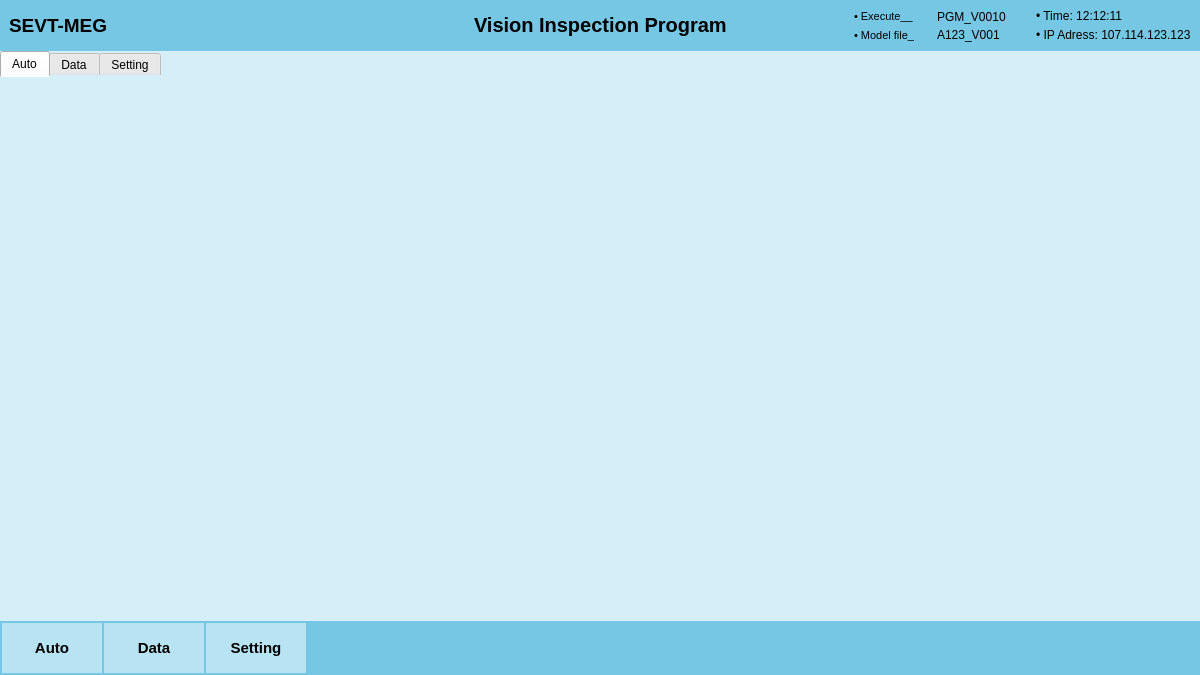
<?xml version="1.0" encoding="UTF-8"?>
<ui version="4.0">
 <class>MainWindow</class>
 <widget class="QMainWindow" name="MainWindow">
  <property name="geometry">
   <rect>
    <x>0</x>
    <y>0</y>
    <width>1200</width>
    <height>675</height>
   </rect>
  </property>
  <property name="windowTitle">
   <string>Vision Program</string>
  </property>
  <widget class="QWidget" name="centralwidget">
   <property name="styleSheet">
    <string notr="true">*{
	color: #000;
	border: none;
}
#centralwidget, #overviewData, #autoTab, #dataTab, #settingTab, #scrollAreaWidgetContents{
	background-color: #D5EEF7;
}


#headerInfoFrame, #footerFrame{
	background-color: #76C7E4;
}

#runningData, #viewSettingLabel{
	background-color: #fff
}


QTextBrowser{
	background-color: #EBF7FB;
}

#autoTabBtn, #dataTabBtn, #settingTabBtn{
	background-color: #B8E3F2;
	margin: 0,0,5,0;
	text-align: center;

}

#selectFeatureBtn, #selectModelBtn, #exposSaveBtn, #lightSaveBtn, #manualBtn, #uploadBtn, #saveConfigBtn, #restartBtn{
	background-color: #2596bf;
	color: #fff;
	border-radius: 10px;
}

#select, #config, #adjust, #viewSetting{
	background-color: #EBF7FB;
	border-radius: 10px;
}

QPushButton:hover {
    border: 2px solid #fff;    /* Darker border on hover */
}

QPushButton:pressed {
    border: 2px solid #2980b9;    /* Darker border on hover */
}

</string>
   </property>
   <layout class="QVBoxLayout" name="verticalLayout">
    <property name="spacing">
     <number>0</number>
    </property>
    <property name="leftMargin">
     <number>0</number>
    </property>
    <property name="topMargin">
     <number>0</number>
    </property>
    <property name="rightMargin">
     <number>0</number>
    </property>
    <property name="bottomMargin">
     <number>0</number>
    </property>
    <item alignment="Qt::AlignTop">
     <widget class="QWidget" name="headerFrame" native="true">
      <layout class="QHBoxLayout" name="horizontalLayout">
       <property name="spacing">
        <number>0</number>
       </property>
       <property name="leftMargin">
        <number>0</number>
       </property>
       <property name="topMargin">
        <number>0</number>
       </property>
       <property name="rightMargin">
        <number>0</number>
       </property>
       <property name="bottomMargin">
        <number>0</number>
       </property>
       <item>
        <widget class="QFrame" name="headerInfoFrame">
         <property name="frameShape">
          <enum>QFrame::StyledPanel</enum>
         </property>
         <property name="frameShadow">
          <enum>QFrame::Raised</enum>
         </property>
         <layout class="QHBoxLayout" name="horizontalLayout_2">
          <item alignment="Qt::AlignLeft">
           <widget class="QFrame" name="logo">
            <property name="frameShape">
             <enum>QFrame::StyledPanel</enum>
            </property>
            <property name="frameShadow">
             <enum>QFrame::Raised</enum>
            </property>
            <layout class="QVBoxLayout" name="verticalLayout_2">
             <property name="spacing">
              <number>0</number>
             </property>
             <property name="leftMargin">
              <number>0</number>
             </property>
             <property name="topMargin">
              <number>0</number>
             </property>
             <property name="rightMargin">
              <number>0</number>
             </property>
             <property name="bottomMargin">
              <number>0</number>
             </property>
             <item>
              <widget class="QLabel" name="logoMeg">
               <property name="minimumSize">
                <size>
                 <width>200</width>
                 <height>0</height>
                </size>
               </property>
               <property name="font">
                <font>
                 <pointsize>14</pointsize>
                 <weight>75</weight>
                 <bold>true</bold>
                </font>
               </property>
               <property name="text">
                <string>SEVT-MEG</string>
               </property>
              </widget>
             </item>
            </layout>
           </widget>
          </item>
          <item>
           <widget class="QFrame" name="pgmName">
            <property name="sizePolicy">
             <sizepolicy hsizetype="Fixed" vsizetype="Fixed">
              <horstretch>0</horstretch>
              <verstretch>0</verstretch>
             </sizepolicy>
            </property>
            <property name="frameShape">
             <enum>QFrame::StyledPanel</enum>
            </property>
            <property name="frameShadow">
             <enum>QFrame::Raised</enum>
            </property>
            <layout class="QHBoxLayout" name="horizontalLayout_7">
             <property name="spacing">
              <number>0</number>
             </property>
             <property name="leftMargin">
              <number>0</number>
             </property>
             <property name="topMargin">
              <number>0</number>
             </property>
             <property name="rightMargin">
              <number>0</number>
             </property>
             <property name="bottomMargin">
              <number>0</number>
             </property>
             <item>
              <widget class="QLabel" name="label_2">
               <property name="sizePolicy">
                <sizepolicy hsizetype="Expanding" vsizetype="Expanding">
                 <horstretch>0</horstretch>
                 <verstretch>0</verstretch>
                </sizepolicy>
               </property>
               <property name="font">
                <font>
                 <pointsize>15</pointsize>
                 <weight>75</weight>
                 <bold>true</bold>
                </font>
               </property>
               <property name="text">
                <string>Vision Inspection Program</string>
               </property>
              </widget>
             </item>
            </layout>
           </widget>
          </item>
          <item alignment="Qt::AlignRight">
           <widget class="QFrame" name="infoFrame">
            <property name="frameShape">
             <enum>QFrame::StyledPanel</enum>
            </property>
            <property name="frameShadow">
             <enum>QFrame::Raised</enum>
            </property>
            <layout class="QHBoxLayout" name="horizontalLayout_3">
             <property name="spacing">
              <number>30</number>
             </property>
             <property name="leftMargin">
              <number>0</number>
             </property>
             <property name="topMargin">
              <number>0</number>
             </property>
             <property name="rightMargin">
              <number>0</number>
             </property>
             <property name="bottomMargin">
              <number>0</number>
             </property>
             <item>
              <widget class="QFrame" name="version">
               <property name="frameShape">
                <enum>QFrame::StyledPanel</enum>
               </property>
               <property name="frameShadow">
                <enum>QFrame::Raised</enum>
               </property>
               <layout class="QGridLayout" name="gridLayout">
                <property name="leftMargin">
                 <number>0</number>
                </property>
                <property name="topMargin">
                 <number>0</number>
                </property>
                <property name="rightMargin">
                 <number>0</number>
                </property>
                <property name="bottomMargin">
                 <number>0</number>
                </property>
                <property name="horizontalSpacing">
                 <number>22</number>
                </property>
                <property name="verticalSpacing">
                 <number>4</number>
                </property>
                <item row="0" column="1">
                 <widget class="QLabel" name="exeVer">
                  <property name="font">
                   <font>
                    <pointsize>9</pointsize>
                   </font>
                  </property>
                  <property name="text">
                   <string>PGM_V0010</string>
                  </property>
                 </widget>
                </item>
                <item row="1" column="0">
                 <widget class="QLabel" name="label_5">
                  <property name="font">
                   <font>
                    <pointsize>8</pointsize>
                    <weight>50</weight>
                    <bold>false</bold>
                   </font>
                  </property>
                  <property name="text">
                   <string>• Model file_</string>
                  </property>
                 </widget>
                </item>
                <item row="1" column="1">
                 <widget class="QLabel" name="mdFile">
                  <property name="font">
                   <font>
                    <pointsize>9</pointsize>
                   </font>
                  </property>
                  <property name="text">
                   <string>A123_V001</string>
                  </property>
                 </widget>
                </item>
                <item row="0" column="0">
                 <widget class="QLabel" name="label_3">
                  <property name="font">
                   <font>
                    <pointsize>8</pointsize>
                    <weight>50</weight>
                    <bold>false</bold>
                   </font>
                  </property>
                  <property name="text">
                   <string>• Execute__</string>
                  </property>
                 </widget>
                </item>
               </layout>
              </widget>
             </item>
             <item>
              <widget class="QFrame" name="other">
               <property name="frameShape">
                <enum>QFrame::StyledPanel</enum>
               </property>
               <property name="frameShadow">
                <enum>QFrame::Raised</enum>
               </property>
               <layout class="QVBoxLayout" name="verticalLayout_4">
                <property name="spacing">
                 <number>5</number>
                </property>
                <property name="leftMargin">
                 <number>0</number>
                </property>
                <property name="topMargin">
                 <number>0</number>
                </property>
                <property name="rightMargin">
                 <number>0</number>
                </property>
                <property name="bottomMargin">
                 <number>0</number>
                </property>
                <item>
                 <widget class="QLabel" name="timeInfo">
                  <property name="text">
                   <string>• Time: 12:12:11</string>
                  </property>
                 </widget>
                </item>
                <item>
                 <widget class="QLabel" name="ipInfo">
                  <property name="text">
                   <string>• IP Adress: 107.114.123.123</string>
                  </property>
                 </widget>
                </item>
               </layout>
              </widget>
             </item>
            </layout>
           </widget>
          </item>
         </layout>
        </widget>
       </item>
      </layout>
     </widget>
    </item>
    <item>
     <widget class="QWidget" name="bodyFrame" native="true">
      <layout class="QVBoxLayout" name="verticalLayout_5">
       <property name="spacing">
        <number>0</number>
       </property>
       <property name="leftMargin">
        <number>0</number>
       </property>
       <property name="topMargin">
        <number>0</number>
       </property>
       <property name="rightMargin">
        <number>0</number>
       </property>
       <property name="bottomMargin">
        <number>0</number>
       </property>
       <item>
        <widget class="QTabWidget" name="tabWidget">
         <property name="currentIndex">
          <number>0</number>
         </property>
         <widget class="QWidget" name="autoTab">
          <attribute name="title">
           <string>Auto</string>
          </attribute>
          <layout class="QHBoxLayout" name="horizontalLayout_6">
           <property name="spacing">
            <number>5</number>
           </property>
           <property name="leftMargin">
            <number>5</number>
           </property>
           <property name="topMargin">
            <number>0</number>
           </property>
           <property name="rightMargin">
            <number>0</number>
           </property>
           <property name="bottomMargin">
            <number>0</number>
           </property>
           <item>
            <widget class="QScrollArea" name="scrollArea">
             <property name="widgetResizable">
              <bool>true</bool>
             </property>
             <widget class="QWidget" name="scrollAreaWidgetContents">
              <property name="geometry">
               <rect>
                <x>0</x>
                <y>0</y>
                <width>1193</width>
                <height>537</height>
               </rect>
              </property>
              <layout class="QVBoxLayout" name="verticalLayout_7">
               <property name="spacing">
                <number>0</number>
               </property>
               <property name="leftMargin">
                <number>0</number>
               </property>
               <property name="topMargin">
                <number>0</number>
               </property>
               <property name="rightMargin">
                <number>0</number>
               </property>
               <property name="bottomMargin">
                <number>0</number>
               </property>
               <item>
                <layout class="QGridLayout" name="dutGridLayout">
                 <property name="horizontalSpacing">
                  <number>0</number>
                 </property>
                 <property name="verticalSpacing">
                  <number>3</number>
                 </property>
                </layout>
               </item>
              </layout>
             </widget>
            </widget>
           </item>
          </layout>
         </widget>
         <widget class="QWidget" name="dataTab">
          <attribute name="title">
           <string>Data</string>
          </attribute>
          <layout class="QHBoxLayout" name="horizontalLayout_8">
           <item>
            <widget class="QWidget" name="select" native="true">
             <layout class="QVBoxLayout" name="verticalLayout_3">
              <item>
               <widget class="QLabel" name="label">
                <property name="minimumSize">
                 <size>
                  <width>0</width>
                  <height>20</height>
                 </size>
                </property>
                <property name="maximumSize">
                 <size>
                  <width>16777215</width>
                  <height>30</height>
                 </size>
                </property>
                <property name="font">
                 <font>
                  <pointsize>10</pointsize>
                  <weight>75</weight>
                  <bold>true</bold>
                 </font>
                </property>
                <property name="text">
                 <string>■ Select Model file</string>
                </property>
               </widget>
              </item>
              <item alignment="Qt::AlignLeft|Qt::AlignTop">
               <widget class="QFrame" name="frame">
                <property name="frameShape">
                 <enum>QFrame::StyledPanel</enum>
                </property>
                <property name="frameShadow">
                 <enum>QFrame::Raised</enum>
                </property>
                <layout class="QGridLayout" name="gridLayout_4">
                 <property name="verticalSpacing">
                  <number>25</number>
                 </property>
                 <item row="0" column="2">
                  <widget class="QPushButton" name="selectModelBtn">
                   <property name="sizePolicy">
                    <sizepolicy hsizetype="Preferred" vsizetype="Fixed">
                     <horstretch>0</horstretch>
                     <verstretch>0</verstretch>
                    </sizepolicy>
                   </property>
                   <property name="minimumSize">
                    <size>
                     <width>80</width>
                     <height>20</height>
                    </size>
                   </property>
                   <property name="cursor">
                    <cursorShape>PointingHandCursor</cursorShape>
                   </property>
                   <property name="text">
                    <string>Browse</string>
                   </property>
                  </widget>
                 </item>
                 <item row="0" column="0">
                  <widget class="QLabel" name="label_14">
                   <property name="text">
                    <string>• Model file  :</string>
                   </property>
                  </widget>
                 </item>
                 <item row="0" column="1">
                  <widget class="QLineEdit" name="modelFileLine">
                   <property name="sizePolicy">
                    <sizepolicy hsizetype="Preferred" vsizetype="Fixed">
                     <horstretch>0</horstretch>
                     <verstretch>0</verstretch>
                    </sizepolicy>
                   </property>
                   <property name="minimumSize">
                    <size>
                     <width>300</width>
                     <height>0</height>
                    </size>
                   </property>
                  </widget>
                 </item>
                 <item row="1" column="0">
                  <widget class="QLabel" name="label_15">
                   <property name="text">
                    <string>• Feature file:</string>
                   </property>
                  </widget>
                 </item>
                 <item row="1" column="1">
                  <widget class="QLineEdit" name="fetureFileLine">
                   <property name="sizePolicy">
                    <sizepolicy hsizetype="Preferred" vsizetype="Fixed">
                     <horstretch>0</horstretch>
                     <verstretch>0</verstretch>
                    </sizepolicy>
                   </property>
                   <property name="minimumSize">
                    <size>
                     <width>300</width>
                     <height>0</height>
                    </size>
                   </property>
                  </widget>
                 </item>
                 <item row="1" column="2">
                  <widget class="QPushButton" name="selectFeatureBtn">
                   <property name="sizePolicy">
                    <sizepolicy hsizetype="Preferred" vsizetype="Fixed">
                     <horstretch>0</horstretch>
                     <verstretch>0</verstretch>
                    </sizepolicy>
                   </property>
                   <property name="minimumSize">
                    <size>
                     <width>80</width>
                     <height>20</height>
                    </size>
                   </property>
                   <property name="cursor">
                    <cursorShape>PointingHandCursor</cursorShape>
                   </property>
                   <property name="text">
                    <string>Browse</string>
                   </property>
                  </widget>
                 </item>
                </layout>
               </widget>
              </item>
             </layout>
            </widget>
           </item>
           <item>
            <widget class="QWidget" name="config" native="true">
             <layout class="QVBoxLayout" name="verticalLayout_10">
              <item>
               <widget class="QLabel" name="label_16">
                <property name="minimumSize">
                 <size>
                  <width>0</width>
                  <height>20</height>
                 </size>
                </property>
                <property name="maximumSize">
                 <size>
                  <width>16777215</width>
                  <height>30</height>
                 </size>
                </property>
                <property name="font">
                 <font>
                  <pointsize>10</pointsize>
                  <weight>75</weight>
                  <bold>true</bold>
                 </font>
                </property>
                <property name="text">
                 <string>■ Configuration</string>
                </property>
               </widget>
              </item>
              <item alignment="Qt::AlignLeft|Qt::AlignTop">
               <widget class="QFrame" name="frame_3">
                <property name="frameShape">
                 <enum>QFrame::StyledPanel</enum>
                </property>
                <property name="frameShadow">
                 <enum>QFrame::Raised</enum>
                </property>
                <layout class="QGridLayout" name="gridLayout_5">
                 <property name="verticalSpacing">
                  <number>25</number>
                 </property>
                 <item row="3" column="1">
                  <widget class="QLineEdit" name="lineEdit_2">
                   <property name="minimumSize">
                    <size>
                     <width>300</width>
                     <height>0</height>
                    </size>
                   </property>
                   <property name="maximumSize">
                    <size>
                     <width>300</width>
                     <height>16777215</height>
                    </size>
                   </property>
                  </widget>
                 </item>
                 <item row="2" column="1">
                  <widget class="QLineEdit" name="lineEdit">
                   <property name="minimumSize">
                    <size>
                     <width>300</width>
                     <height>0</height>
                    </size>
                   </property>
                   <property name="maximumSize">
                    <size>
                     <width>300</width>
                     <height>16777215</height>
                    </size>
                   </property>
                  </widget>
                 </item>
                 <item row="1" column="1">
                  <widget class="QComboBox" name="comboBox">
                   <property name="minimumSize">
                    <size>
                     <width>300</width>
                     <height>0</height>
                    </size>
                   </property>
                   <property name="maximumSize">
                    <size>
                     <width>300</width>
                     <height>16777215</height>
                    </size>
                   </property>
                  </widget>
                 </item>
                 <item row="2" column="0">
                  <widget class="QLabel" name="label_18">
                   <property name="text">
                    <string>• Camera ID of TOP</string>
                   </property>
                  </widget>
                 </item>
                 <item row="3" column="0">
                  <widget class="QLabel" name="label_19">
                   <property name="text">
                    <string>• Camera ID of BTM</string>
                   </property>
                  </widget>
                 </item>
                 <item row="1" column="0">
                  <widget class="QLabel" name="label_17">
                   <property name="text">
                    <string>• Serial COM no.</string>
                   </property>
                  </widget>
                 </item>
                 <item row="0" column="0">
                  <widget class="QLabel" name="label_4">
                   <property name="text">
                    <string>• DUT number</string>
                   </property>
                  </widget>
                 </item>
                 <item row="0" column="1">
                  <widget class="QLineEdit" name="dutNumber"/>
                 </item>
                </layout>
               </widget>
              </item>
             </layout>
            </widget>
           </item>
           <item alignment="Qt::AlignTop">
            <widget class="QFrame" name="frame_6">
             <property name="maximumSize">
              <size>
               <width>200</width>
               <height>16777215</height>
              </size>
             </property>
             <property name="frameShape">
              <enum>QFrame::StyledPanel</enum>
             </property>
             <property name="frameShadow">
              <enum>QFrame::Raised</enum>
             </property>
             <layout class="QVBoxLayout" name="verticalLayout_6">
              <item>
               <widget class="QPushButton" name="saveConfigBtn">
                <property name="minimumSize">
                 <size>
                  <width>0</width>
                  <height>20</height>
                 </size>
                </property>
                <property name="maximumSize">
                 <size>
                  <width>150</width>
                  <height>30</height>
                 </size>
                </property>
                <property name="text">
                 <string>Save Config</string>
                </property>
               </widget>
              </item>
              <item>
               <widget class="QPushButton" name="restartBtn">
                <property name="minimumSize">
                 <size>
                  <width>0</width>
                  <height>20</height>
                 </size>
                </property>
                <property name="maximumSize">
                 <size>
                  <width>150</width>
                  <height>16777215</height>
                 </size>
                </property>
                <property name="text">
                 <string>Restart App.</string>
                </property>
               </widget>
              </item>
             </layout>
            </widget>
           </item>
          </layout>
         </widget>
         <widget class="QWidget" name="settingTab">
          <attribute name="title">
           <string>Setting</string>
          </attribute>
          <layout class="QHBoxLayout" name="horizontalLayout_9">
           <item>
            <widget class="QWidget" name="viewSetting" native="true">
             <property name="sizePolicy">
              <sizepolicy hsizetype="Expanding" vsizetype="Preferred">
               <horstretch>0</horstretch>
               <verstretch>0</verstretch>
              </sizepolicy>
             </property>
             <layout class="QGridLayout" name="gridLayout_7">
              <item row="0" column="0">
               <widget class="QLabel" name="viewSettingLabel">
                <property name="sizePolicy">
                 <sizepolicy hsizetype="Expanding" vsizetype="Expanding">
                  <horstretch>0</horstretch>
                  <verstretch>0</verstretch>
                 </sizepolicy>
                </property>
                <property name="minimumSize">
                 <size>
                  <width>0</width>
                  <height>0</height>
                 </size>
                </property>
                <property name="maximumSize">
                 <size>
                  <width>100000</width>
                  <height>99997</height>
                 </size>
                </property>
                <property name="text">
                 <string/>
                </property>
                <property name="scaledContents">
                 <bool>true</bool>
                </property>
               </widget>
              </item>
             </layout>
            </widget>
           </item>
           <item alignment="Qt::AlignRight">
            <widget class="QWidget" name="adjust" native="true">
             <property name="minimumSize">
              <size>
               <width>400</width>
               <height>0</height>
              </size>
             </property>
             <layout class="QVBoxLayout" name="verticalLayout_11">
              <item>
               <widget class="QLabel" name="label_21">
                <property name="minimumSize">
                 <size>
                  <width>30</width>
                  <height>0</height>
                 </size>
                </property>
                <property name="maximumSize">
                 <size>
                  <width>16777215</width>
                  <height>30</height>
                 </size>
                </property>
                <property name="font">
                 <font>
                  <pointsize>10</pointsize>
                  <weight>75</weight>
                  <bold>true</bold>
                 </font>
                </property>
                <property name="text">
                 <string>■ Adjustment</string>
                </property>
               </widget>
              </item>
              <item alignment="Qt::AlignTop">
               <widget class="QFrame" name="frame_4">
                <property name="frameShape">
                 <enum>QFrame::StyledPanel</enum>
                </property>
                <property name="frameShadow">
                 <enum>QFrame::Raised</enum>
                </property>
                <layout class="QGridLayout" name="gridLayout_6">
                 <property name="verticalSpacing">
                  <number>12</number>
                 </property>
                 <item row="0" column="2">
                  <widget class="QPushButton" name="exposSaveBtn">
                   <property name="minimumSize">
                    <size>
                     <width>80</width>
                     <height>20</height>
                    </size>
                   </property>
                   <property name="text">
                    <string>Save</string>
                   </property>
                  </widget>
                 </item>
                 <item row="0" column="0">
                  <widget class="QLabel" name="label_20">
                   <property name="text">
                    <string>. Exposure</string>
                   </property>
                  </widget>
                 </item>
                 <item row="0" column="1">
                  <widget class="QSlider" name="horizontalSlider">
                   <property name="sizePolicy">
                    <sizepolicy hsizetype="Preferred" vsizetype="Fixed">
                     <horstretch>0</horstretch>
                     <verstretch>0</verstretch>
                    </sizepolicy>
                   </property>
                   <property name="orientation">
                    <enum>Qt::Horizontal</enum>
                   </property>
                  </widget>
                 </item>
                 <item row="1" column="0">
                  <widget class="QLabel" name="label_22">
                   <property name="text">
                    <string>. Light level</string>
                   </property>
                  </widget>
                 </item>
                 <item row="1" column="1">
                  <widget class="QSlider" name="horizontalSlider_2">
                   <property name="sizePolicy">
                    <sizepolicy hsizetype="Preferred" vsizetype="Fixed">
                     <horstretch>0</horstretch>
                     <verstretch>0</verstretch>
                    </sizepolicy>
                   </property>
                   <property name="orientation">
                    <enum>Qt::Horizontal</enum>
                   </property>
                  </widget>
                 </item>
                 <item row="1" column="2">
                  <widget class="QPushButton" name="lightSaveBtn">
                   <property name="minimumSize">
                    <size>
                     <width>80</width>
                     <height>20</height>
                    </size>
                   </property>
                   <property name="text">
                    <string>Save</string>
                   </property>
                  </widget>
                 </item>
                </layout>
               </widget>
              </item>
              <item>
               <widget class="QFrame" name="frame_5">
                <property name="frameShape">
                 <enum>QFrame::StyledPanel</enum>
                </property>
                <property name="frameShadow">
                 <enum>QFrame::Raised</enum>
                </property>
                <layout class="QVBoxLayout" name="verticalLayout_12">
                 <item>
                  <widget class="QPushButton" name="manualBtn">
                   <property name="minimumSize">
                    <size>
                     <width>80</width>
                     <height>20</height>
                    </size>
                   </property>
                   <property name="text">
                    <string>Manual Test</string>
                   </property>
                  </widget>
                 </item>
                 <item>
                  <widget class="QPushButton" name="uploadBtn">
                   <property name="minimumSize">
                    <size>
                     <width>80</width>
                     <height>20</height>
                    </size>
                   </property>
                   <property name="text">
                    <string>Upload</string>
                   </property>
                  </widget>
                 </item>
                </layout>
               </widget>
              </item>
             </layout>
            </widget>
           </item>
          </layout>
         </widget>
        </widget>
       </item>
      </layout>
     </widget>
    </item>
    <item>
     <widget class="QWidget" name="footerFrame" native="true">
      <layout class="QHBoxLayout" name="horizontalLayout_4">
       <property name="spacing">
        <number>0</number>
       </property>
       <property name="leftMargin">
        <number>0</number>
       </property>
       <property name="topMargin">
        <number>0</number>
       </property>
       <property name="rightMargin">
        <number>0</number>
       </property>
       <property name="bottomMargin">
        <number>0</number>
       </property>
       <item alignment="Qt::AlignLeft">
        <widget class="QFrame" name="frame_2">
         <property name="frameShape">
          <enum>QFrame::StyledPanel</enum>
         </property>
         <property name="frameShadow">
          <enum>QFrame::Raised</enum>
         </property>
         <layout class="QHBoxLayout" name="horizontalLayout_5">
          <property name="spacing">
           <number>2</number>
          </property>
          <property name="leftMargin">
           <number>2</number>
          </property>
          <property name="topMargin">
           <number>2</number>
          </property>
          <property name="rightMargin">
           <number>0</number>
          </property>
          <property name="bottomMargin">
           <number>2</number>
          </property>
          <item>
           <widget class="QPushButton" name="autoTabBtn">
            <property name="sizePolicy">
             <sizepolicy hsizetype="Minimum" vsizetype="Preferred">
              <horstretch>0</horstretch>
              <verstretch>0</verstretch>
             </sizepolicy>
            </property>
            <property name="minimumSize">
             <size>
              <width>100</width>
              <height>50</height>
             </size>
            </property>
            <property name="font">
             <font>
              <pointsize>11</pointsize>
              <weight>75</weight>
              <bold>true</bold>
             </font>
            </property>
            <property name="cursor">
             <cursorShape>PointingHandCursor</cursorShape>
            </property>
            <property name="mouseTracking">
             <bool>false</bool>
            </property>
            <property name="text">
             <string>Auto</string>
            </property>
            <property name="icon">
             <iconset resource="resources.qrc">
              <normaloff>:/blueIcon/assets/icons/blue/airplay.svg</normaloff>:/blueIcon/assets/icons/blue/airplay.svg</iconset>
            </property>
            <property name="iconSize">
             <size>
              <width>26</width>
              <height>26</height>
             </size>
            </property>
           </widget>
          </item>
          <item>
           <widget class="QPushButton" name="dataTabBtn">
            <property name="minimumSize">
             <size>
              <width>100</width>
              <height>50</height>
             </size>
            </property>
            <property name="font">
             <font>
              <pointsize>11</pointsize>
              <weight>75</weight>
              <bold>true</bold>
             </font>
            </property>
            <property name="cursor">
             <cursorShape>PointingHandCursor</cursorShape>
            </property>
            <property name="text">
             <string>Data</string>
            </property>
            <property name="icon">
             <iconset resource="resources.qrc">
              <normaloff>:/blueIcon/assets/icons/blue/refresh-ccw.svg</normaloff>:/blueIcon/assets/icons/blue/refresh-ccw.svg</iconset>
            </property>
            <property name="iconSize">
             <size>
              <width>26</width>
              <height>26</height>
             </size>
            </property>
           </widget>
          </item>
          <item>
           <widget class="QPushButton" name="settingTabBtn">
            <property name="minimumSize">
             <size>
              <width>100</width>
              <height>50</height>
             </size>
            </property>
            <property name="font">
             <font>
              <pointsize>11</pointsize>
              <weight>75</weight>
              <bold>true</bold>
             </font>
            </property>
            <property name="cursor">
             <cursorShape>PointingHandCursor</cursorShape>
            </property>
            <property name="text">
             <string>Setting</string>
            </property>
            <property name="icon">
             <iconset resource="resources.qrc">
              <normaloff>:/blueIcon/assets/icons/blue/sliders.svg</normaloff>:/blueIcon/assets/icons/blue/sliders.svg</iconset>
            </property>
            <property name="iconSize">
             <size>
              <width>26</width>
              <height>26</height>
             </size>
            </property>
           </widget>
          </item>
         </layout>
        </widget>
       </item>
      </layout>
     </widget>
    </item>
   </layout>
  </widget>
 </widget>
 <resources>
  <include location="resources.qrc"/>
 </resources>
 <connections/>
</ui>
